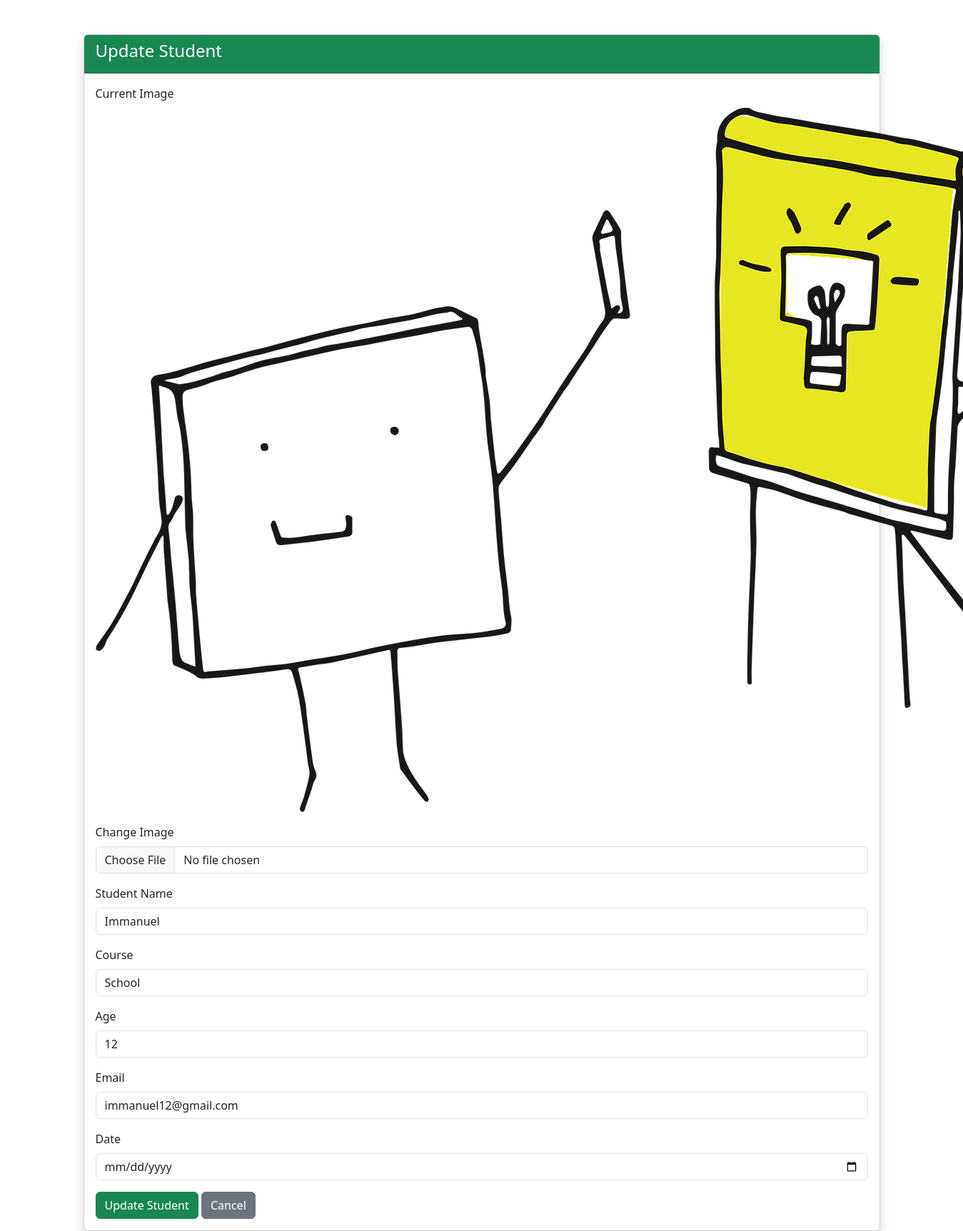
/updaterecord/5/, run on the app's committed database.
### Admin/models.py (models this page shows, shortened)
class Student(models.Model):
    image = models.ImageField(upload_to='students/',null=True,blank=True)
    name = models.CharField(max_length=20)
    course = models.CharField(max_length=50)
    age = models.IntegerField()
    email = models.EmailField()
    date = models.DateField(default=timezone.now)

### Admin/views.py (the view, shortened to what this page needs)
# urls.py: path('updaterecord/<int:id>/',views.update_record, name='update_record'),
def update_record(request,id):
    students = get_object_or_404(Student, id=id)
    return render(request, 'update_record.html',context={'students':students})

### Admin/templates/update_record.html (shortened to what this page needs)
{% load static %}
<!DOCTYPE html>
<html lang="en">
<head>
    <link href="https://cdn.jsdelivr.net/npm/bootstrap@5.3.0/dist/css/bootstrap.min.css" rel="stylesheet">
</head>
<body>
<div class="container mt-5">
    <div class="card shadow">
        <div class="card-header bg-success text-white">
            <h4>Update Student</h4>
        </div>
        <div class="card-body">
            <form method="POST" enctype="multipart/form-data">
                {% if students.image %}
                <div class="mb-3">
                    <label class="form-label">Current Image</label>
                     <img src="{{ students.image.url }}" alt="">
                </div>
                {% endif %}
                     <div class="mb-3">
                    <label class="form-label">Change Image</label>
                         <input type="file" name="image" class="form-control">
                </div>
                <div class="mb-3">
                    <label class="form-label">Student Name</label>
                    <input type="text" name="name" class="form-control" value="{{ students.name }}">
                </div>
                <div class="mb-3">
                    <label class="form-label">Course</label>
                    <input type="text" name="course" class="form-control" value="{{ students.course }}">
                </div>
                <div class="mb-3">
                    <label class="form-label">Age</label>
                    <input type="number" name="age" class="form-control" value="{{ students.age }}">
                </div>
                 <div class="mb-3">
                    <label class="form-label">Email</label>
                    <input type="email" name="email" class="form-control" value="{{ students.email }}">
                </div>
                <div class="mb-3">
                    <label class="form-label">Date</label>
                    <input type="date" name="date" class="form-control" value="{{ students.date }}">
                </div>
                <button type="submit" class="btn btn-success">Update Student</button>
                <a href="" class="btn btn-secondary">Cancel</a>
            </form>
        </div>
    </div>
</div>
</body>
</html>

### data on the page
Student: image (picture), name "Immanuel", course "School", age "12", email "immanuel12@gmail.com"
